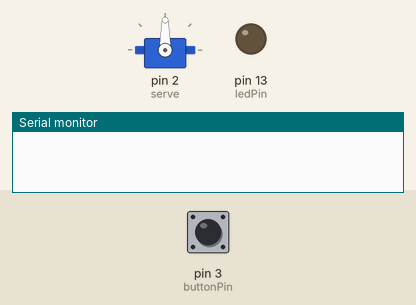
The sketch below on a simulated Arduino Uno, built with avr-gcc and run on an emulated ATmega328P. Shown: servo, output pins drawn as LEDs (lit = HIGH), the last lines printed to the serial monitor. The inputs (shaded band) are chosen by the test bench; at power-on: pin 3 (buttonPin) LOW.

Above: at 1.2 s.
1.3 s: pin 3 (buttonPin) pulled HIGH for 0.15 s
At 1.73 s:
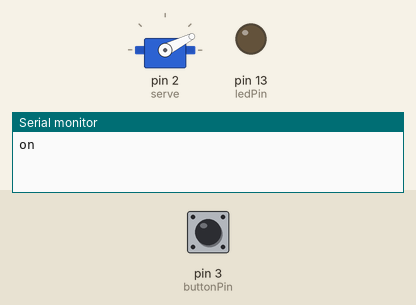
3.3 s: pin 3 (buttonPin) pulled HIGH for 1 s
At 5.2 s:
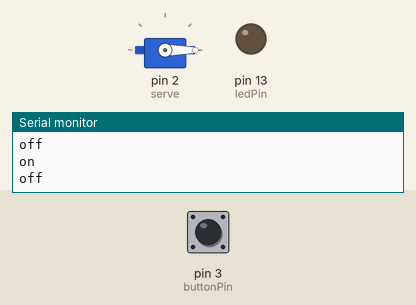
Timing chart, 0 to 6.7 s (numbered marks = the images above; inputs shaded):
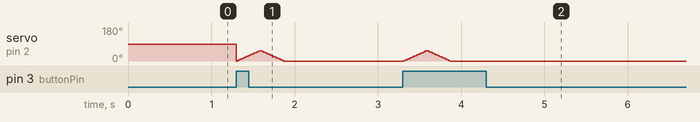

The sketch:

servo_and_tap_sensor.ino
```cpp
#include <Servo.h>
Servo serve;
const int  buttonPin = 3;    // the pin that the pushbutton is attached to
const int ledPin = 13;       // the pin that the LED is attached to
int pos=0;

// Variables will change:
int buttonState = 0;         // current state of the button
int lastButtonState = 0;     // previous state of the button

void setup() {
  // initialize the button pin as a input:
  pinMode(buttonPin, INPUT);
  // initialize the LED as an output:
  pinMode(ledPin, OUTPUT);
  // initialize serial communication:
  serve.attach(2);
  Serial.begin(9600);

}


void loop() {
  // read the pushbutton input pin:
  buttonState = digitalRead(buttonPin);

  // compare the buttonState to its previous state
  if (buttonState != lastButtonState) {
    // if the state has changed, increment the counter
    if (buttonState == HIGH) {
      //if its high aka touched
      Serial.println("on");
      for(pos=0;pos<=55;pos+=1){
        serve.write(pos);
        delay(5);
      }
      for(pos=55;pos>=0;pos-=1){
        serve.write(pos);
        delay(5);
      }

    }
    else {
      // if its low that means its off
      Serial.println("off");
    }
  }
  //makes the previous state the current as it goes into the next state
  lastButtonState = buttonState;

}
```

Measured:
- after the input at 3.3 s, servo on pin 2 (serve): rises from 0° to 54° in 0.28 s, then falls to 0° in 0.27 s
